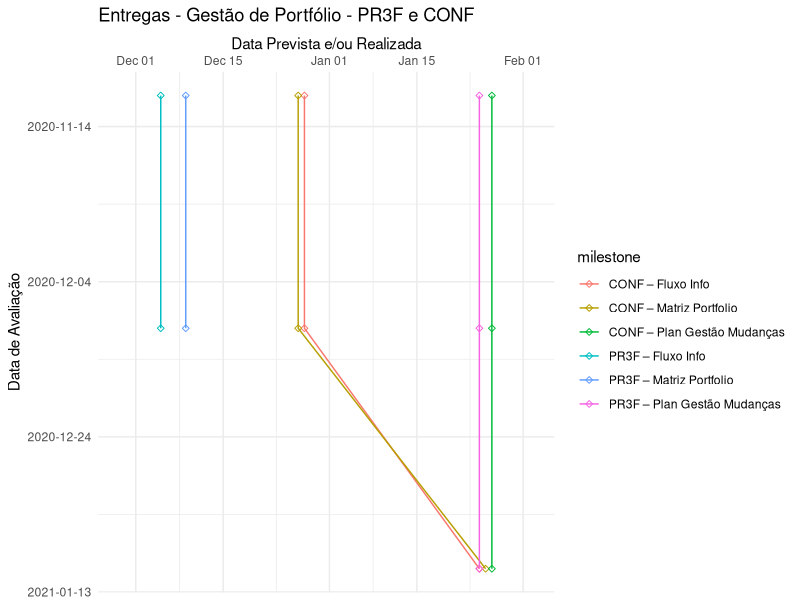

Source code (R):
# Vamos fazer um Stream Diagram a partir de dados no formato:
#
#    milestone  status_dt      plan_dt
#       m1       2020-11-10   2020-12-23
#       m1       2020-12-10   2020-12-23
#       m2       2020-11-10   2021-01-05
#

library(ggplot2)
library(chron)
library(readr)
library(dplyr)

milestones <- read_csv2(file = "./data-prj/milestones.csv")
milestones <- milestones %>% 
  mutate(status_dt = as.numeric(as.Date(status_dt)),
         plan_dt = as.Date(plan_dt))

(ggplot(milestones,
        aes(x = plan_dt,
            y = status_dt,
            color = milestone,
            group = milestone)) +
    #geom_hline(yintercept = milestones$status_dt) +
    geom_line() +
    geom_point(shape = 23) +
    labs(x = "Data Prevista e/ou Realizada",
         y = "Data de Avaliação",
         title = "Entregas - Gestão de Portfólio - PR3F e CONF") +
    theme_minimal() +
    scale_y_reverse(label=function(x) strftime(chron(x), "%Y-%m-%d")) +
    scale_x_date(position = "top", # coloca o eixo x no topo
               expand = c(0, 10), # acrescenta um espaço de "0 * range + 10 * unidade" nas laterais do gráfico
               #breaks = as.Date(c("2020-11-01", "2020-12-01", "2021-01-01", "2021-02-01")),
               #minor_breaks = as.Date(c("2020-11-15", "2020-12-15", "2021-01-15"))
               #date_breaks = "1 month",
               #date_minor_breaks = "15 days",
               #date_labels = "%y (%B)" # Code	Meaning
               # %S	second (00-59)
               # %M	minute (00-59)
               # %l	hour, in 12-hour clock (1-12)
               # %I	hour, in 12-hour clock (01-12)
               # %H	hour, in 24-hour clock (01-24)
               # %a	day of the week, abbreviated (Mon-Sun)
               # %A	day of the week, full (Monday-Sunday)
               # %e	day of the month (1-31)
               # %d	day of the month (01-31)
               # %m	month, numeric (01-12)
               # %b	month, abbreviated (Jan-Dec)
               # %B	month, full (January-December)
               # %y	year, without century (00-99)
               # %Y	year, with century (0000-9999)
    )
)
